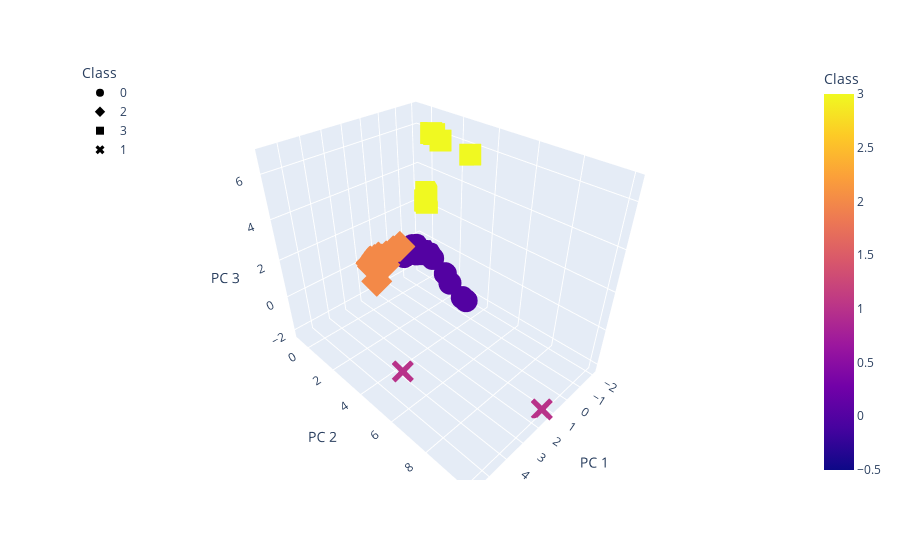

Notebook cell for this chart:
### Markdown cell above
### Visualizing Results

#### 3D-Scatter with Clusters

### Code cell
# Create a 3D-Scatter with the PCA data and the clusters
fig3d = px.scatter_3d(
    clustered_df,
    x="PC 1",
    y="PC 2",
    z="PC 3",
    color="Class",
    symbol="Class",
    hover_name="CoinName",
    hover_data=["Algorithm"],
    width=800,
)
fig3d.update_layout(legend=dict(x=0, y=1))
fig3d.show()

### Figure 1 — Plotly figure (JSON) as saved in the notebook; plotly's stock layout.template omitted (floating-point values rounded to 4 significant figures)
{"data": [{"customdata": [["Scrypt"], ["PoS"], ["X13"], ["SHA-256"], ["Scrypt"], ["X11"], ["Scrypt"], ["Equihash"], ["SHA-512"], ["X16RT"], ["Scrypt"], ["HEX"], ["POS 3.0"], ["Quark"], ["DPoS"], ["Scrypt"], ["DPoS"], ["Scrypt"], ["PoS"], ["X11"], ["DPoS"], ["X13"], ["DPoS"], ["Scrypt"], ["X13"], ["DPoS"], ["POS 3.0"], ["Scrypt"], ["Quark"], ["VBFT"], ["X13"], ["DPoS"], ["Loopchain"], ["BLAKE256"], ["BMW512 / Echo512"], ["BLAKE256"], ["X11"], ["X13"], ["Ouroboros"], ["Shabal256"], ["Quark"], ["Scrypt"], ["SHA-512"], ["Equihash210,9"]], "hovertemplate": "<b>%{hovertext}</b><br><br>Class=%{marker.color}<br>PC 1=%{x}<br>PC 2=%{y}<br>PC 3=%{z}<br>Algorithm=%{customdata[0]}<extra></extra>", "hovertext": ["NovaCoin", "NuShares", "Triangles Coin", "Emercoin", "SafeExchangeCoin", "Stakenet", "OpenChat", "Zelcash", "Kcash", "VEIL", "Auroracoin", "XDNA", "TokenPay", "QuarkCoin", "ARK", "SaluS", "Rise", "Reddcoin", "Nxt", "IOCoin", "EOS", "Bitcoin Diamond", "Achain", "WhiteCoin", "Stratis", "Shift", "QTUM", "PotCoin", "Private Instant Verified Transaction", "Ontology", "NavCoin", "Lisk", "ICON Project", "HyperCash", "DigitalNote", "Decred", "Dash", "CloakCoin", "Cardano", "BurstCoin", "BlockNet", "BlackCoin", "Bitshares", "Aion"], "legendgroup": "0", "marker": {"color": [0, 0, 0, 0, 0, 0, 0, 0, 0, 0, 0, 0, 0, 0, 0, 0, 0, 0, 0, 0, 0, 0, 0, 0, 0, 0, 0, 0, 0, 0, 0, 0, 0, 0, 0, 0, 0, 0, 0, 0, 0, 0, 0, 0], "coloraxis": "coloraxis", "symbol": "circle"}, "mode": "markers", "name": "0", "scene": "scene", "showlegend": true, "type": "scatter3d", "x": [-1.291, -1.286, -2.033, -0.3278, -0.9233, -1.184, -1.29, -0.8381, -1.626, -1.996, -1.291, -1.997, -1.831, -2.022, -1.374, -1.291, -1.683, -1.244, -0.9438, -1.535, -1.372, -2.032, -1.372, -1.287, -1.929, -1.374, -1.831, -1.29, -2.022, -1.818, -2.033, -1.374, -1.818, -2.009, -1.984, -2.009, -1.184, -2.033, -1.548, -1.36, -2.022, -1.187, -1.37, -1.996], "y": [-0.6409, 0.06809, -0.5293, -0.1605, -0.5171, -0.4652, -0.6371, -0.6495, 1.907, -0.5877, -0.6407, -0.59, 0.2408, -0.5969, 3.296, -0.6409, 1.506, -0.5285, -0.185, -0.5709, 3.299, -0.5279, 3.299, -0.6344, -0.06279, 3.295, 0.2414, -0.6387, -0.5976, 0.2453, -0.529, 3.296, 0.2445, -0.5934, -0.5566, -0.5937, -0.4658, -0.5293, 0.6966, -0.3585, -0.5978, -0.1743, 3.038, -0.5868], "z": [-0.5817, -0.4987, -0.7144, -0.3332, -0.3314, -0.1819, -0.5819, -0.3962, -1.647, -0.6895, -0.5817, -0.6899, -0.6922, -0.702, -1.891, -0.5817, -1.269, -0.5858, -0.233, -0.4731, -1.891, -0.7142, -1.891, -0.581, -0.7126, -1.891, -0.6921, -0.5814, -0.7019, -0.6866, -0.7144, -1.891, -0.6866, -0.6957, -0.6913, -0.6957, -0.1819, -0.7144, -0.6224, -0.1924, -0.7019, -0.5799, -1.833, -0.69]}, {"customdata": [["SHA-256"], ["Scrypt"], ["Scrypt"], ["RandomX"], ["Equihash"], ["X11"], ["SHA-256"], ["Equihash"], ["Ethash"], ["IMesh"], ["Equihash"], ["Equihash"], ["CryptoNight"], ["Eaglesong"], ["Blake2B + SHA3"], ["C31"], ["SHA-256"], ["X16R"], ["Scrypt"], ["SHA-256"], ["IMesh"], ["CryptoNight-Heavy"], ["Ethash"], ["SHA-256"], ["CryptoNight-Lite"], ["Multiple"], ["Equihash"], ["KECCAK"], ["Equihash"], ["Scrypt"], ["Scrypt"], ["Tensority"], ["CryptoNight"], ["Equihash"], ["Scrypt"], ["Lyra2REv2"], ["Multiple"], ["Dagger-Hashimoto"], ["SHA-256"], ["PoS"], ["X11GOST"], ["Blake2b"], ["Blake2b"], ["SHA-256"], ["RandomX"], ["Scrypt"], ["Scrypt"], ["Equihash"], ["Scrypt"], ["Groestl"], ["C31"], ["MTP"], ["NeoScrypt"], ["Ethash"], ["Ethash"], ["Ethash"], ["Multiple"], ["SHA-256"], ["Equihash"], ["SHA-256"], ["SHA-256"]], "hovertemplate": "<b>%{hovertext}</b><br><br>Class=%{marker.color}<br>PC 1=%{x}<br>PC 2=%{y}<br>PC 3=%{z}<br>Algorithm=%{customdata[0]}<extra></extra>", "hovertext": ["CounterParty", "MonaCoin", "CometCoin", "Quantum Resistant Ledger", "BitcoinZ", "Pura", "UnitedBitcoin", "Bitcoin Private", "Callisto Network", "Aidos Kuneen", "Beam", "Bithereum", "Beldex", "Nervos Network", "Handshake", "MimbleWimbleCoin", "Arweave", "Ravencoin Classic", "Primas", "Bitcoin Vault", "INT", "Haven Protocol", "EtherZero", "Bitcoin ABC", "AEON", "Circuits of Value", "TENT", "SmartCash", "Komodo", "Einsteinium", "Dogecoin", "Bytom", "ByteCoin", "ZCash", "ViaCoin", "Vertcoin", "Verge", "Ubiq", "SysCoin", "Steem", "SibCoin", "Siacoin", "Nano", "Namecoin", "Monero", "MegaCoin", "Litecoin", "Horizen", "Gulden", "Groestlcoin", "Grin", "Firo", "FeatherCoin", "Expanse", "Ethereum Classic", "Ethereum", "DigiByte", "Bitcoin SV", "Bitcoin Gold", "Bitcoin Cash", "Bitcoin"], "legendgroup": "2", "marker": {"color": [2, 2, 2, 2, 2, 2, 2, 2, 2, 2, 2, 2, 2, 2, 2, 2, 2, 2, 2, 2, 2, 2, 2, 2, 2, 2, 2, 2, 2, 2, 2, 2, 2, 2, 2, 2, 2, 2, 2, 2, 2, 2, 2, 2, 2, 2, 2, 2, 2, 2, 2, 2, 2, 2, 2, 2, 2, 2, 2, 2, 2], "coloraxis": "coloraxis", "symbol": "diamond"}, "mode": "markers", "name": "2", "scene": "scene", "showlegend": true, "type": "scatter3d", "x": [1.674, 0.711, 0.7108, 1.429, 1.228, 0.4669, 1.674, 1.163, 1.48, 0.9646, 1.164, 1.163, 1.696, 1.504, 1.429, 1.429, 1.674, 1.529, 0.711, 1.674, -0.329, 1.42, 1.46, 1.674, 1.42, 1.475, 0.004927, 1.448, 0.005658, 0.7112, 0.9132, 1.425, 2.433, 1.163, 0.7109, 1.42, 1.538, 1.42, 1.677, 0.6041, 1.42, 1.53, 1.456, 1.674, 1.429, 0.711, 0.7111, 1.163, 0.7157, 1.42, 1.429, 1.42, 1.422, 1.46, 1.46, 1.46, 1.545, 1.674, 1.163, 1.674, 1.674], "y": [-0.2182, -0.6981, -0.6984, -0.6962, -0.6101, -0.6279, -0.218, -0.7081, -0.6758, -0.6296, -0.7071, -0.7081, -0.1939, -0.4843, -0.6789, -0.6969, -0.2177, -0.5225, -0.698, -0.2181, -0.4592, -0.6923, -0.7058, -0.2181, -0.6923, -0.6322, -0.6069, -0.6477, -0.6056, -0.6976, -0.2175, -0.6802, 1.056, -0.7081, -0.6983, -0.6915, -0.5266, -0.6921, -0.2132, -0.4759, -0.6921, -0.4502, -0.626, -0.2181, -0.6968, -0.6981, -0.6979, -0.7081, -0.6913, -0.6913, -0.6967, -0.6922, -0.689, -0.7062, -0.7055, -0.7062, -0.5216, -0.2181, -0.7081, -0.2181, -0.2181], "z": [0.001175, -0.2474, -0.2474, -0.03022, -0.04607, -0.1388, 0.001189, -0.06199, -0.02518, 0.03073, -0.0618, -0.06201, 0.03158, -0.03855, -0.02689, -0.03032, 0.00122, 0.001564, -0.2474, 0.001191, 0.1541, -0.03008, -0.03013, 0.00119, -0.03009, -0.02202, -0.03031, -0.02272, -0.03015, -0.2474, -0.265, -0.03019, 0.1574, -0.06199, -0.2474, -0.02996, -0.01048, -0.03009, 0.001818, -0.1654, -0.03005, -0.03998, -0.03341, 0.001173, -0.0303, -0.2473, -0.2473, -0.06199, -0.2461, -0.02993, -0.03034, -0.03005, -0.0296, -0.03002, -0.02994, -0.03011, -0.006532, 0.00119, -0.062, 0.00119, 0.00119]}, {"customdata": [["Dagger"], ["Dagger"], ["SPoS"], ["ECC 256K1"], ["SPL Token"], ["Leased POS"], ["VeChainThor Authority"], ["Proof-of-Authority"], ["SHA3"], ["BEP-2"]], "hovertemplate": "<b>%{hovertext}</b><br><br>Class=%{marker.color}<br>PC 1=%{x}<br>PC 2=%{y}<br>PC 3=%{z}<br>Algorithm=%{customdata[0]}<extra></extra>", "hovertext": ["Amber", "DAPS Coin", "V Systems", "Acute Angle Cloud", "MAPS", "Waves", "VeChain", "Poa Network", "Nexus", "Binance Coin"], "legendgroup": "3", "marker": {"color": [3, 3, 3, 3, 3, 3, 3, 3, 3, 3], "coloraxis": "coloraxis", "symbol": "square"}, "mode": "markers", "name": "3", "scene": "scene", "showlegend": true, "type": "scatter3d", "x": [-1.547, -1.018, -1.86, -1.904, -1.771, -1.912, 0.1005, -1.728, -1.911, -1.909], "y": [0.8787, 1.811, -0.009264, -0.153, 0.06525, -0.1798, 4.527, 0.5042, -0.1789, -0.1736], "z": [6.162, 6.254, 2.274, 2.323, 2.941, 2.332, 6.735, 6.065, 2.337, 2.341]}, {"customdata": [["SHA-256"], ["TRC10"]], "hovertemplate": "<b>%{hovertext}</b><br><br>Class=%{marker.color}<br>PC 1=%{x}<br>PC 2=%{y}<br>PC 3=%{z}<br>Algorithm=%{customdata[0]}<extra></extra>", "hovertext": ["Wibcoin", "BitTorrent"], "legendgroup": "1", "marker": {"color": [1, 1], "coloraxis": "coloraxis", "symbol": "x"}, "mode": "markers", "name": "1", "scene": "scene", "showlegend": true, "type": "scatter3d", "x": [5.678, 1.364], "y": [6.584, 9.999], "z": [0.6822, -2.181]}], "layout": {"autosize": true, "coloraxis": {"colorbar": {"title": {"text": "Class"}}, "colorscale": [[0, "#0d0887"], [0.1111, "#46039f"], [0.2222, "#7201a8"], [0.3333, "#9c179e"], [0.4444, "#bd3786"], [0.5556, "#d8576b"], [0.6667, "#ed7953"], [0.7778, "#fb9f3a"], [0.8889, "#fdca26"], [1, "#f0f921"]]}, "legend": {"title": {"text": "Class"}, "tracegroupgap": 0, "x": 0, "y": 1}, "margin": {"t": 60}, "scene": {"aspectmode": "auto", "aspectratio": {"x": 0.854, "y": 1.186, "z": 0.9875}, "domain": {"x": [0, 1], "y": [0, 1]}, "xaxis": {"title": {"text": "PC 1"}, "type": "linear"}, "yaxis": {"title": {"text": "PC 2"}, "type": "linear"}, "zaxis": {"title": {"text": "PC 3"}, "type": "linear"}}}}
